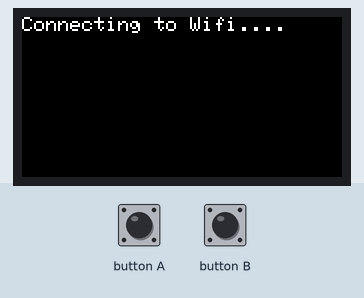
Recording of a sketch running on a simulated ESP32. Shown: 160×80 colour display. The test bench sets the inputs (shaded band). WiFi joins after 1.5 s; servers stay silent unless stated; no MQTT or app messages arrive unless stated.

Above: at 0.7 s.
At 2.9 s:
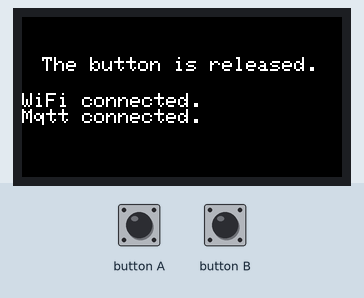
3.0 s: button A pressed for 0.15 s
At 3.8 s:
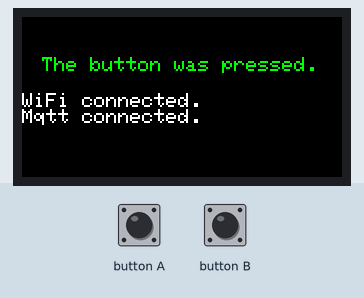
Timing chart, 0 to 6.0 s (numbered marks = the images above; inputs shaded):
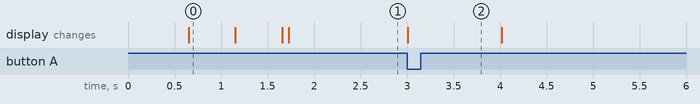

The sketch:

mqtt-button.ino
```cpp
#include <M5StickC.h>
#include <WiFi.h>
#include <WiFiClient.h>
#include <PubSubClient.h>

char *mqttServerAddress = "192.168.0.195";
char *ssid = "Captain Choli Churro";
char *password = "hagymaleves";

int pressCounter = 0;
char payloadBuffer[50];

WiFiClient netClient;
PubSubClient MqttClient;

void connect_to_wifi() {
  M5.Lcd.printf("Connecting to Wifi...");

  WiFi.begin(ssid, password);
  while (WiFi.status() != WL_CONNECTED) {
    delay(500);
    M5.Lcd.printf(".");
  }
  M5.Lcd.printf("\nWiFi Connected.");
}

void connect_to_mqtt() {
  MqttClient.setServer(mqttServerAddress, 1883);
  MqttClient.setClient(netClient);
  MqttClient.connect("M5StickC");
}

void setup() {
  M5.begin();
  M5.Lcd.setRotation(3);

  connect_to_wifi();
  connect_to_mqtt();

  M5.Lcd.fillScreen(BLACK);
}

void loop() {
  M5.update();
  MqttClient.loop();

  M5.Lcd.setCursor(10, 20);
  if (M5.BtnA.wasPressed()) {
    sprintf(payloadBuffer, "pressed %d times", ++pressCounter);
    MqttClient.publish("m5stack/button", payloadBuffer);
    M5.Lcd.setTextColor(GREEN, BLACK);
    M5.Lcd.printf("The button was pressed.");
    delay(1000);
  } else {
    M5.Lcd.setTextColor(WHITE, BLACK);
    M5.Lcd.printf("The button is released.");
    M5.Lcd.setCursor(0, 30);
    M5.Lcd.printf("\nWiFi %s.",
                  WiFi.status() == 3 ? "connected" : "disconnected");
    M5.Lcd.printf("\nMqtt %s.",
                  MqttClient.state() == 0 ? "connected" : "disconnected");
  }
}
```

Measured:
- after the input at 3.0 s, the display: changes at once (image 2)
